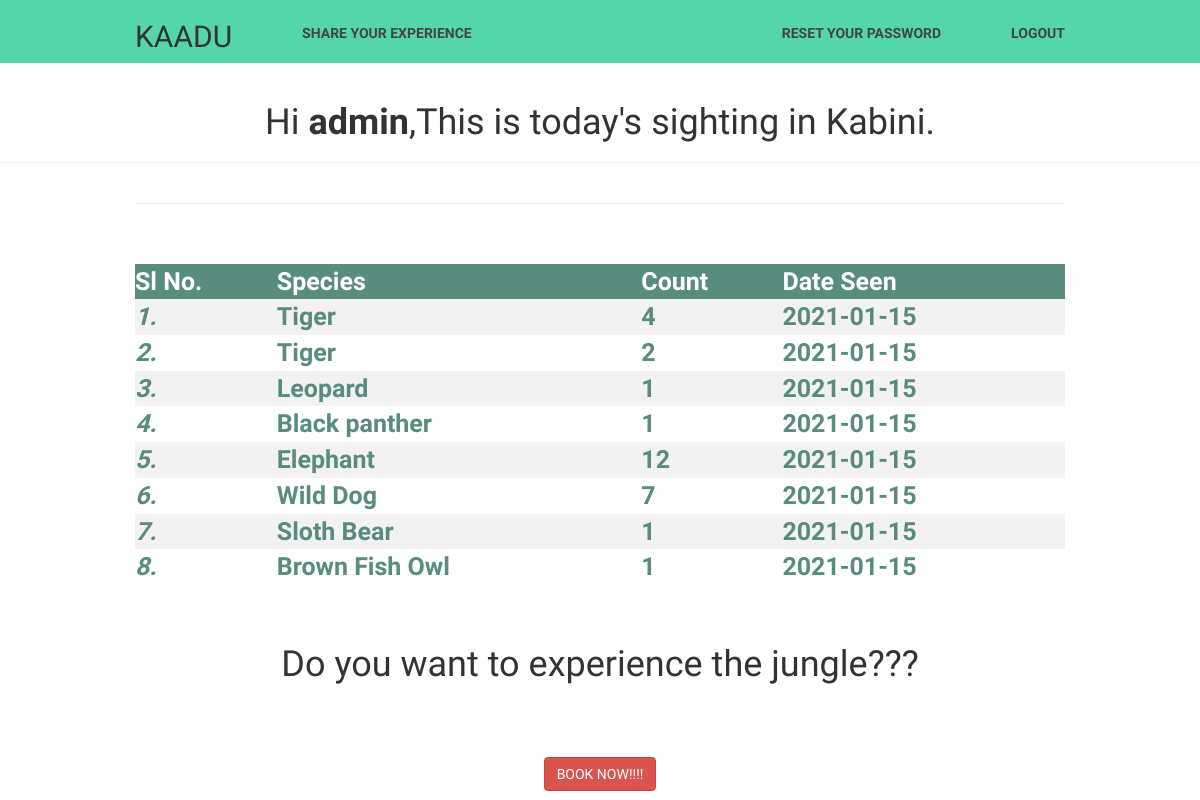
The page /welcome.php (signed in) on the database its author committed.
### tables this page shows
CREATE TABLE `animalview` (
  `SPECIES` varchar(50) DEFAULT NULL,
  `COUNT` int DEFAULT NULL,
  `LOCATION` varchar(50) DEFAULT NULL,
  `DATE` date DEFAULT NULL
);

### welcome.php (the view, shortened to what this page needs)
<!DOCTYPE html>
<html lang="en">
<head>
    <link rel="stylesheet" href="https://maxcdn.bootstrapcdn.com/bootstrap/3.3.7/css/bootstrap.css">
    <link rel="stylesheet" href="navigation.css">
</head>
<body>
<header>
            <div class="container">
              <h2 class="logo">KAADU</h2>
              <nav>
                <ul>
                <li class="left"><a href="review.php">SHARE YOUR EXPERIENCE</a></li>
                    <li class="right"><a href="logout.php">LOGOUT</a></li>
                  <li class="right"><a href="reset-password.php">Reset your Password</a></li>
                </ul>
              </nav>
            </div>
          </header>
    <div class="page-header">
    <h1>Hi <b><?php echo htmlspecialchars($_SESSION["username"]) ?></b>,This is today's sighting in Kabini.</h1>
    </div>
    <div>
    <div class="container" align="center">
        <div class="tab-content">
            <div class="tab-pane fade in active" id="welcome">
            <hr><br><br>
            <div class="text">
            <table>
<tr>
<th>   Sl No.  </th>
<th>   Species   </th>
<th>   Count   </th>
<th>   Date Seen   </th>
</tr>
<?php
$conn = mysqli_connect("localhost", "root", "", "kaadu");
$sql = "SELECT SPECIES, COUNT, DATE FROM animalview";
$result = $conn->query($sql);
if ($result->num_rows > 0) {
while($row = $result->fetch_assoc()) {
echo "<tr><td><i></i></td><td>" . $row["SPECIES"] . "</td><td>"
. $row["COUNT"]. "</td><td>" . $row["DATE"] . "</td></tr>";
}
echo "</table>";
} else { echo "0 results"; }
?>
            </div>
        </div>
        </div>
    </div>
    <br><br><div><h1>Do you want to experience the jungle???</h1></div>
    <p>
     <br><br>
    <h2><a href="booking.php" class="btn btn-danger">BOOK NOW!!!!</a>
    </p>
</body>
</html>

### navigation.css (style rules this page uses)
body { margin: 0; font-family: 'Work Sans', sans-serif; font-weight: 800; }
.container { width: 80%; margin: 0 auto; }
header { background: #55d6aa; }
header::after { content: ''; display: table; clear: both; }
.logo { float: left; padding: 0px 0; }
.right { float: right; }
.left { float: left; }
nav ul { margin: 0; padding: 0; list-style: none; }
nav li { display: inline-block; margin-left: 70px; padding-top: 23px; position: relative; }
nav a { color: #444; text-decoration: none; text-transform: uppercase; font-size: 14px; }
nav a::before { content: ''; display: block; height: 5px; background-color: #444; position: absolute; top: 0; width: 0%; transition: all ease-in-out 250ms; }

### welcome.php (style rules this page uses)
body { text-align:center; counter-reset: my-sec-counter; }
i::before { counter-increment: my-sec-counter; content:counter(my-sec-counter) "."; }
table { border-collapse: collapse; width: 100%; color: #588c7e; font-size: 25px; text-align: left; }
th { background-color: #588c7e; color: white; }
tr:nth-child(even) { background-color: #f2f2f2 }

### rows shown on the page
animalview: SPECIES "Tiger", COUNT "4", DATE "2021-01-15"
animalview: SPECIES "Tiger", COUNT "2", DATE "2021-01-15"
animalview: SPECIES "Leopard", COUNT "1", DATE "2021-01-15"
animalview: SPECIES "Black panther", COUNT "1", DATE "2021-01-15"
animalview: SPECIES "Elephant", COUNT "12", DATE "2021-01-15"
animalview: SPECIES "Wild Dog", COUNT "7", DATE "2021-01-15"
animalview: SPECIES "Sloth Bear", COUNT "1", DATE "2021-01-15"
animalview: SPECIES "Brown Fish Owl", COUNT "1", DATE "2021-01-15"

### other values the page prints
$_SESSION["username"] "admin"
